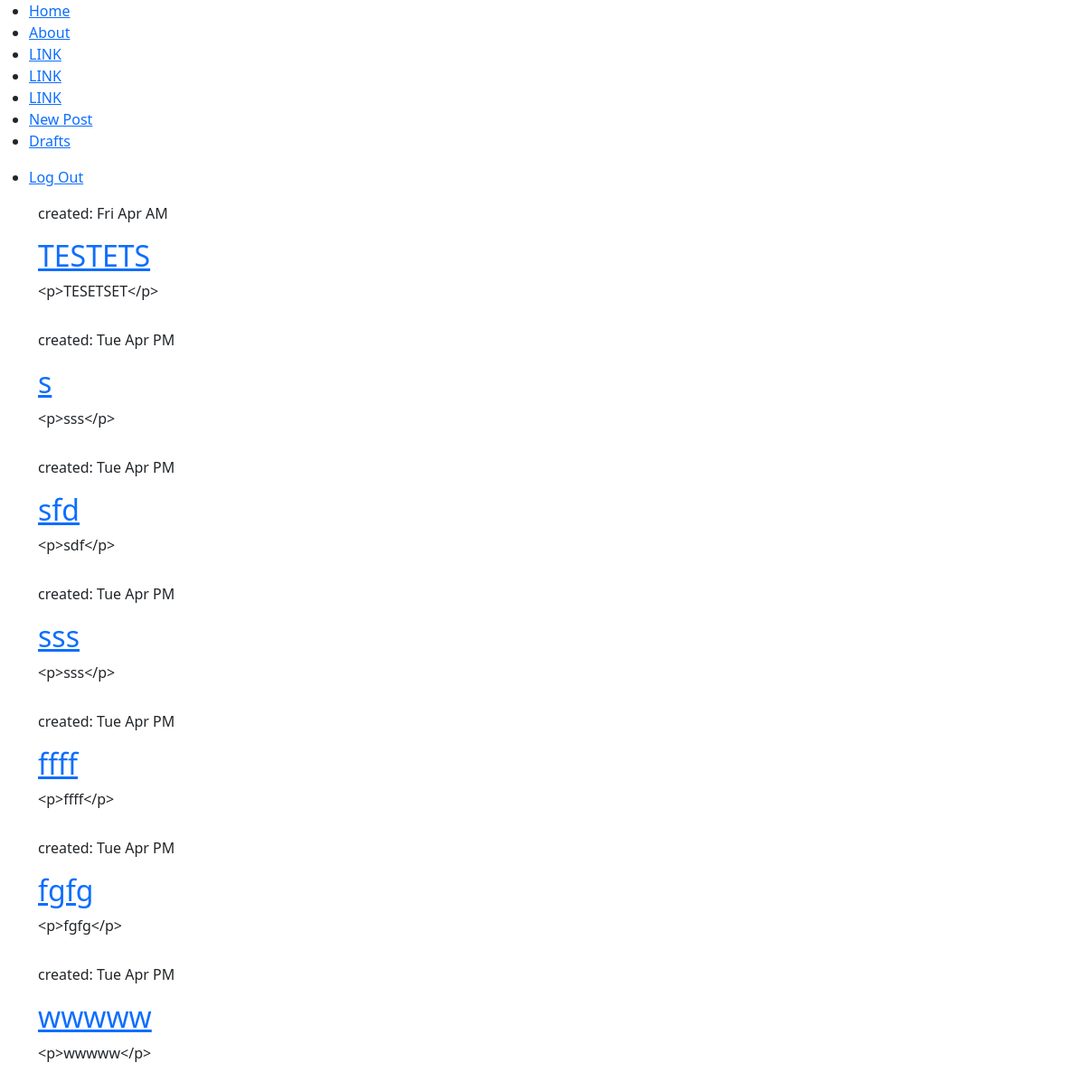
Before: /drafts/ (signed in) with the older database file.
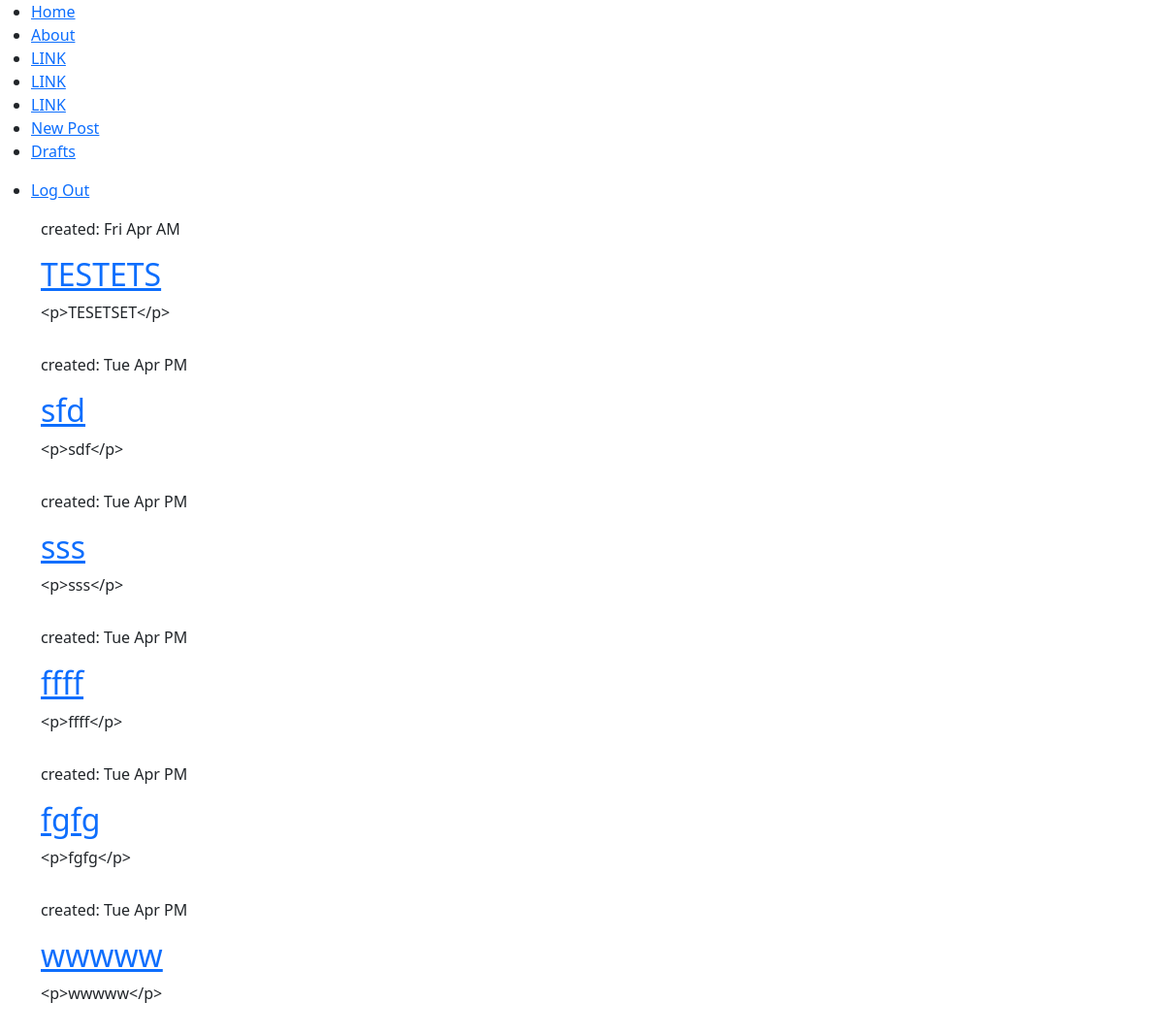
After: the same page with the newer database file.
### blog/models.py (models this page shows, shortened)
class Post(models.Model):
    author = models.ForeignKey('auth.User', on_delete=models.CASCADE, default=User.username)
    title = models.CharField(max_length=200)
    text = models.TextField()
    create_date = models.DateTimeField(default=timezone.now)
    published_date = models.DateTimeField(blank=True, null=True)

### blog/views.py (the view)
class DraftListView(LoginRequiredMixin, ListView):
    login_url = '/login/'
    redirect_field_name = 'blog/post_draft_list.html'
    model = Post
    def get_queryset(self):
        return Post.objects.filter(published_date__isnull=True).order_by('create_date')

### blog/templates/blog/post_draft_list.html (shortened to what this page needs)
{% extends 'blog/base.html' %}
{% block content %}
    {% for post in post_list %}
        <div class="row">
            <div class="block block_theme">
                <p class="date">created: {{ post.create_date|date:'D M A' }}</p>
                <h2><a href="{% url 'blog:post_detail' pk=post.pk %}">{{ post.title }}</a></h2>
                <p>{{ post.text|truncatechars:100 }}</p>
                {% include 'components/buttons.html' %}
            </div>
        </div>
    {% endfor %}
{% endblock %}

### blog/templates/components/sidebar.html (shortened to what this page needs)
{% load static %}
<nav class="main-menu">
    <ul>
        <li>
            <a href="{% url 'blog:post_list' %}">
                <span class="nav-text">Home</span>
            </a>
        </li>
        <li class="has-subnav">
            <a href="{% url 'blog:about' %}">
                <span class="nav-text">About</span>
            </a>
        </li>
        <li class="has-subnav">
            <a href="#">
                <span class="nav-text">LINK</span>
            </a>
        </li>
        <li class="has-subnav">
            <a href="#">
                <span class="nav-text">LINK</span>
            </a>
        </li>
        <li>
            <a href="#">
                <span class="nav-text">LINK</span>
            </a>
        </li>
        {% if user.is_authenticated%}
            {% for group in user.groups.all %}
              {% if group.name != 'Guest' %}
               <li>
                    <a href="{% url 'blog:post_new' %}">
                        <span class="nav-text">New Post</span>
                    </a>
                </li>
                <li>
                   <a href="{% url 'blog:post_draft_list' %}">
                        <span class="nav-text">Drafts</span>
                    </a>
                </li>
              {% endif %}
            {% endfor %}
        {% endif %}
    </ul>
    <ul class="logout">
        {% if user.is_authenticated %}
            <li>
               <a href="{% url 'logout' %}">
                    <span class="nav-text">Log Out</span>
                </a>
            </li>
        {% endif %}
    </ul>
</nav>

Changed rows visible on the page:
no longer on this page (row edited): Post: create_date "Tue Apr PM", title "s", text "<p>sss</p>"
